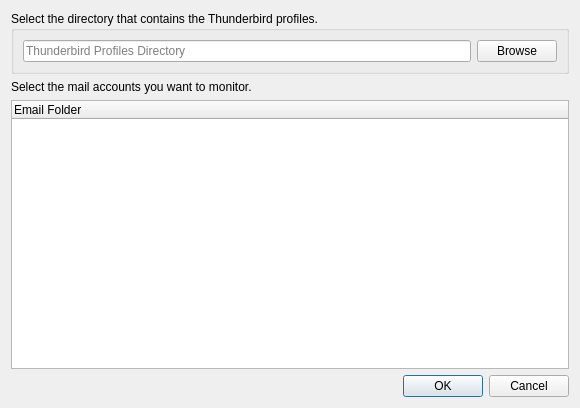
<?xml version="1.0" encoding="UTF-8"?>
<ui version="4.0">
 <class>MailAccountDialog</class>
 <widget class="QDialog" name="MailAccountDialog">
  <property name="geometry">
   <rect>
    <x>0</x>
    <y>0</y>
    <width>580</width>
    <height>408</height>
   </rect>
  </property>
  <property name="windowTitle">
   <string>Select Accounts</string>
  </property>
  <layout class="QVBoxLayout" name="verticalLayout">
   <item>
    <widget class="QGroupBox" name="groupBox">
     <property name="title">
      <string>Select the directory that contains the Thunderbird profiles.</string>
     </property>
     <layout class="QHBoxLayout" name="horizontalLayout">
      <item>
       <widget class="QLineEdit" name="tbProfilesPathEdit">
        <property name="placeholderText">
         <string>Thunderbird Profiles Directory</string>
        </property>
       </widget>
      </item>
      <item>
       <widget class="QPushButton" name="tbProfilesBrowseButton">
        <property name="text">
         <string>Browse</string>
        </property>
       </widget>
      </item>
     </layout>
    </widget>
   </item>
   <item>
    <widget class="QLabel" name="label_2">
     <property name="text">
      <string>Select the mail accounts you want to monitor.</string>
     </property>
    </widget>
   </item>
   <item>
    <widget class="AccountsTreeWidget" name="accountsList">
     <property name="tabKeyNavigation">
      <bool>true</bool>
     </property>
     <property name="showDropIndicator" stdset="0">
      <bool>true</bool>
     </property>
     <property name="columnCount">
      <number>1</number>
     </property>
     <property name="emptyText" stdset="0">
      <string>No mail profiles were found.
Please make sure you selected the correct profiles directory.</string>
     </property>
     <attribute name="headerDefaultSectionSize">
      <number>300</number>
     </attribute>
     <column>
      <property name="text">
       <string>Email Folder</string>
      </property>
     </column>
    </widget>
   </item>
   <item>
    <widget class="QDialogButtonBox" name="buttonBox">
     <property name="orientation">
      <enum>Qt::Horizontal</enum>
     </property>
     <property name="standardButtons">
      <set>QDialogButtonBox::Cancel|QDialogButtonBox::Ok</set>
     </property>
    </widget>
   </item>
  </layout>
 </widget>
 <customwidgets>
  <customwidget>
   <class>AccountsTreeWidget</class>
   <extends>QTreeWidget</extends>
   <header>mailaccountdialog.h</header>
  </customwidget>
 </customwidgets>
 <resources/>
 <connections>
  <connection>
   <sender>buttonBox</sender>
   <signal>accepted()</signal>
   <receiver>MailAccountDialog</receiver>
   <slot>accept()</slot>
   <hints>
    <hint type="sourcelabel">
     <x>283</x>
     <y>384</y>
    </hint>
    <hint type="destinationlabel">
     <x>6</x>
     <y>144</y>
    </hint>
   </hints>
  </connection>
  <connection>
   <sender>buttonBox</sender>
   <signal>rejected()</signal>
   <receiver>MailAccountDialog</receiver>
   <slot>reject()</slot>
   <hints>
    <hint type="sourcelabel">
     <x>316</x>
     <y>389</y>
    </hint>
    <hint type="destinationlabel">
     <x>4</x>
     <y>223</y>
    </hint>
   </hints>
  </connection>
 </connections>
</ui>
